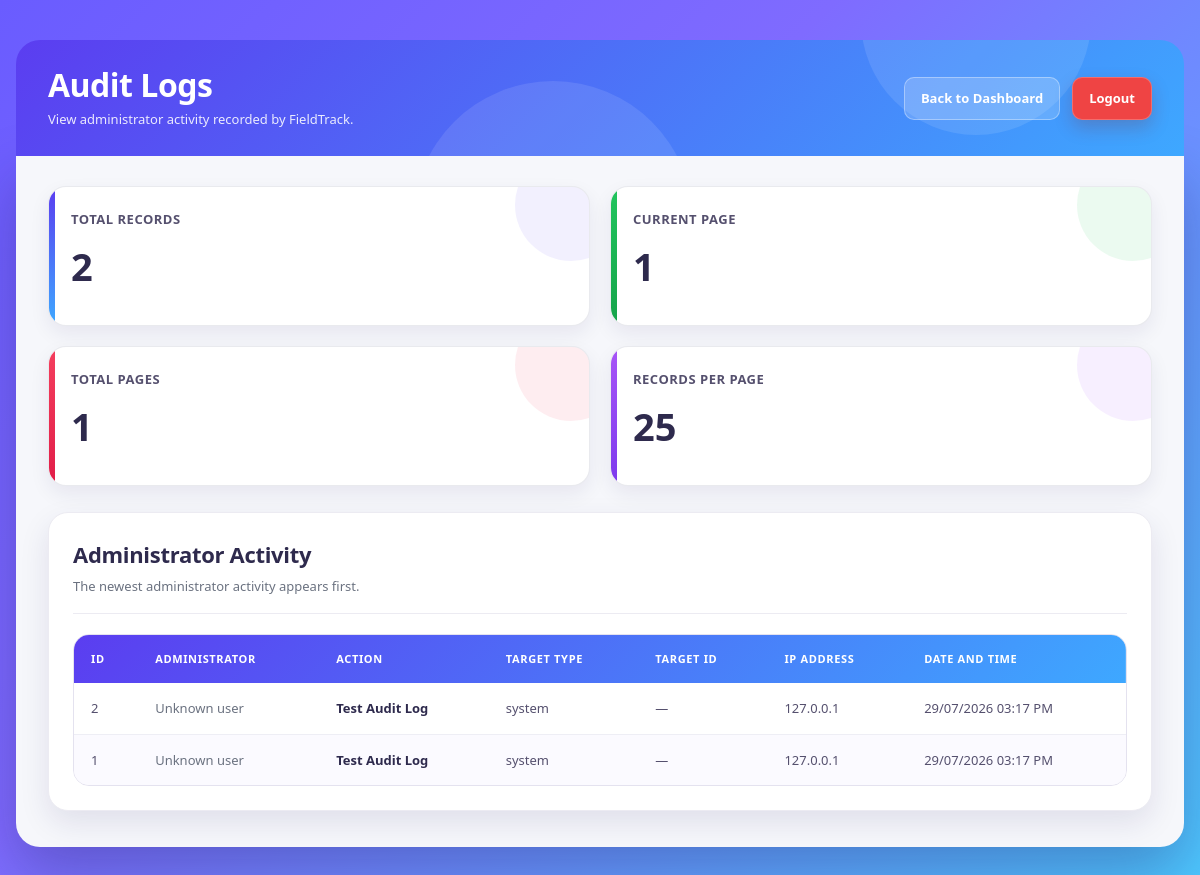
/audit_logs.php (signed in), run on the app's committed database.
### tables this page shows
CREATE TABLE audit_logs (
    id BIGINT UNSIGNED AUTO_INCREMENT PRIMARY KEY,

    user_id INT UNSIGNED DEFAULT NULL,

    action VARCHAR(100) NOT NULL,

    target_type VARCHAR(50) DEFAULT NULL,

    target_id BIGINT UNSIGNED DEFAULT NULL,

    ip_address VARCHAR(45) DEFAULT NULL,

    created_at DATETIME NOT NULL
        DEFAULT CURRENT_TIMESTAMP,

    INDEX idx_audit_user_created (
        user_id,
        created_at
    ),

    INDEX idx_audit_created_id (
        created_at,
        id
    ),

    INDEX idx_audit_action_created (
        action,
        created_at
    ),

    CONSTRAINT fk_audit_user
        FOREIGN KEY (user_id)
        REFERENCES users(id)
        ON UPDATE CASCADE
        ON DELETE SET NULL
);

### audit_logs.php (the view, shortened to what this page needs)
<?php
require_once 'db.php';
function escapeAuditValue(mixed $value): string
{
    return htmlspecialchars(
        (string) $value,
        ENT_QUOTES,
        'UTF-8'
    );
}
function formatAuditAction(string $action): string
{
    $action = trim($action);
    return ucwords(
        strtolower(
            str_replace(
                '_',
                ' ',
                $action
            )
        )
    );
}
function formatAuditDate(
    ?string $dateTime
): string {
    $timestamp = strtotime($dateTime);
    return date(
        'd/m/Y h:i A',
        $timestamp
    );
}
$page = filter_input(
    INPUT_GET,
    'page',
    FILTER_VALIDATE_INT
);
if (
    $page === false ||
    $page === null ||
    $page < 1
) {
    $page = 1;
}
$auditLogs = [];
try {
    $countResult = $conn->query(
        "SELECT
            COUNT(*) AS total_records
         FROM audit_logs"
    );
    $countRow = $countResult->fetch_assoc();
    $totalRecords = (int) (
        $countRow['total_records'] ?? 0
    );
    $totalPages = max(
        1,
        (int) ceil(
            $totalRecords /
            AUDIT_RECORDS_PER_PAGE
        )
    );
    $recordsPerPage =
        AUDIT_RECORDS_PER_PAGE;
    $offset =
        ($page - 1) *
        AUDIT_RECORDS_PER_PAGE;
    $stmt = $conn->prepare(
        "SELECT
            audit_logs.id,
            audit_logs.user_id,
            audit_logs.action,
            audit_logs.target_type,
            audit_logs.target_id,
            audit_logs.ip_address,
            audit_logs.created_at,
            users.name,
            users.username
         FROM audit_logs
         LEFT JOIN users
            ON users.id =
               audit_logs.user_id
         ORDER BY
            audit_logs.created_at DESC,
            audit_logs.id DESC
         LIMIT ?
         OFFSET ?"
    );
    $stmt->bind_param(
        'ii',
        $recordsPerPage,
        $offset
    );
    $stmt->execute();
    $auditResult = $stmt->get_result();
    while (
        $auditLog =
            $auditResult->fetch_assoc()
    ) {
        $auditLogs[] = $auditLog;
    }
} catch (Throwable $error) {
    error_log(
        'FieldTrack audit page error: ' .
        $error->getMessage()
    );
    http_response_code(500);
    exit(
        'Audit records could not be loaded. ' .
        'Please check that the audit_logs table exists.'
    );
}
?>
<!DOCTYPE html>
<html lang="en">
<head>
    <link
        rel="stylesheet"
        href="admin_style.css"
    >
</head>
<body>
<header class="admin-header">
    <div>
        <h1>Audit Logs</h1>
        <p>
            View administrator activity recorded
            by FieldTrack.
        </p>
    </div>
    <div class="header-actions">
        <a
            href="admin_panel.php"
            class="logout-btn audit-btn"
        >
            Back to Dashboard
        </a>
        <a
            href="logout.php"
            class="logout-btn"
        >
            Logout
        </a>
    </div>
</header>
<main class="admin-container">
    <section class="summary-grid">
        <div class="summary-card">
            <h3>Total Records</h3>
            <p>
                <?= $totalRecords ?>
            </p>
        </div>
        <div class="summary-card">
            <h3>Current Page</h3>
            <p>
                <?= $page ?>
            </p>
        </div>
        <div class="summary-card">
            <h3>Total Pages</h3>
            <p>
                <?= $totalPages ?>
            </p>
        </div>
        <div class="summary-card">
            <h3>Records Per Page</h3>
            <p>
                <?= AUDIT_RECORDS_PER_PAGE ?>
            </p>
        </div>
    </section>
    <section class="admin-section">
        <div class="section-title">
            <div>
                <h2>Administrator Activity</h2>
                <p>
                    The newest administrator activity
                    appears first.
                </p>
            </div>
        </div>
        <div class="table-wrapper">
            <table class="records-table">
                <thead>
                    <tr>
                        <th>ID</th>
                        <th>Administrator</th>
                        <th>Action</th>
                        <th>Target Type</th>
                        <th>Target ID</th>
                        <th>IP Address</th>
                        <th>Date and Time</th>
                    </tr>
                </thead>
                <tbody>
                <?php if (
                    count($auditLogs) > 0
                ): ?>
                    <?php foreach (
                        $auditLogs as $log
                    ): ?>
                        <tr>
                            <td>
                                <?= (int) $log['id'] ?>
                            </td>
                            <td>
                                <?php if (
                                    !empty($log['name'])
                                ): ?>
                                    <strong>
                                        <?= escapeAuditValue(
                                            $log['name']
                                        ) ?>
                                    </strong>
                                    <br>
                                    <span>
                                        @<?= escapeAuditValue(
                                            $log['username'] ??
                                            ''
                                        ) ?>
                                    </span>
                                <?php else: ?>
                                    <span>
                                        Unknown user
                                    </span>
                                <?php endif; ?>
                            </td>
                            <td>
                                <strong>
                                    <?= escapeAuditValue(
                                        formatAuditAction(
                                            (string) (
                                                $log['action'] ??
                                                ''
                                            )
                                        )
                                    ) ?>
                                </strong>
                            </td>
                            <td>
                                <?php if (
                                    !empty(
                                        $log['target_type']
                                    )
                                ): ?>
                                    <?= escapeAuditValue(
                                        $log['target_type']
                                    ) ?>
                                <?php else: ?>
                                    &mdash;
                                <?php endif; ?>
                            </td>
                            <td>
                                <?php if (
                                    $log['target_id'] !==
                                    null
                                ): ?>
                                    <?= (int) $log['target_id'] ?>
                                <?php else: ?>
                                    &mdash;
                                <?php endif; ?>
                            </td>
                            <td>
                                <?= escapeAuditValue(
                                    !empty(
                                        $log['ip_address']
                                    )
                                        ? $log['ip_address']
                                        : 'Not available'
                                ) ?>
                            </td>
                            <td>
                                <?= escapeAuditValue(
                                    formatAuditDate(
                                        $log['created_at'] ??
                                        null
                                    )
                                ) ?>
                            </td>
                        </tr>
                    <?php endforeach; ?>
                <?php endif; ?>
                </tbody>
            </table>
        </div>
    </section>
</main>
</body>
</html>

### data on the page
audit_logs: id "2", action "Test Audit Log", target_type "system", ip_address "127.0.0.1", created_at "29/07/2026 03:17 PM"
audit_logs: id "1", action "Test Audit Log", target_type "system", ip_address "127.0.0.1", created_at "29/07/2026 03:17 PM"

### other printed values
$totalRecords "2"
$page "1"
$totalPages "1"
AUDIT_RECORDS_PER_PAGE "25"
